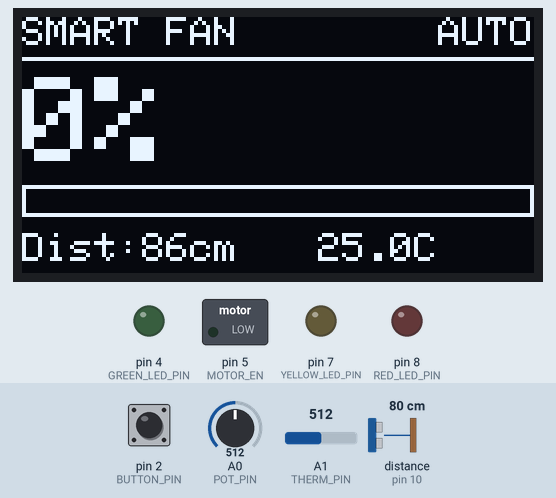
Bench run of a sketch on a simulated Arduino Uno, built with avr-gcc and run on an emulated ATmega328P. Shown: 128×64 one-colour display, switched loads named in the sketch (green lamp = pin HIGH), output pins drawn as LEDs (lit = HIGH). Wiring (inferred from the names in the program): ultrasonic range finder: trigger pin 9; echo pin 10. The test bench sets the inputs (shaded band); at power-on: pin 2 (BUTTON_PIN) HIGH, A1 (THERM_PIN) = 512, A0 (POT_PIN) = 512, distance to the obstacle (sensor on pin 10) 80 cm. The echo pulse lasts 58.3 µs per cm; pins used as bus, display or sensor lines are not drawn; what the sketch prints to the serial monitor is not drawn.

Above: at 3.56 s.
3.6 s: pin 2 (BUTTON_PIN) pulled LOW for 0.15 s
At 4.7 s:
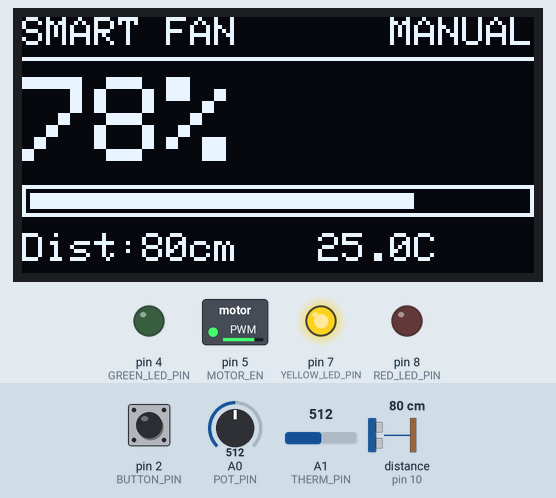
5.7 s: A1 (THERM_PIN) set to 0
At 6.9 s:
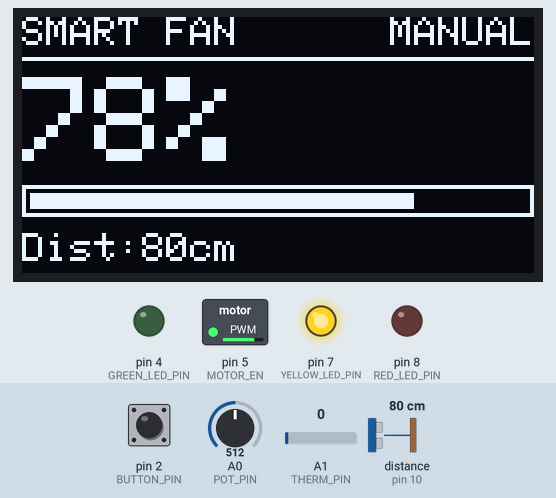
7.2 s: A0 (POT_PIN) set to 772
At 7.8 s:
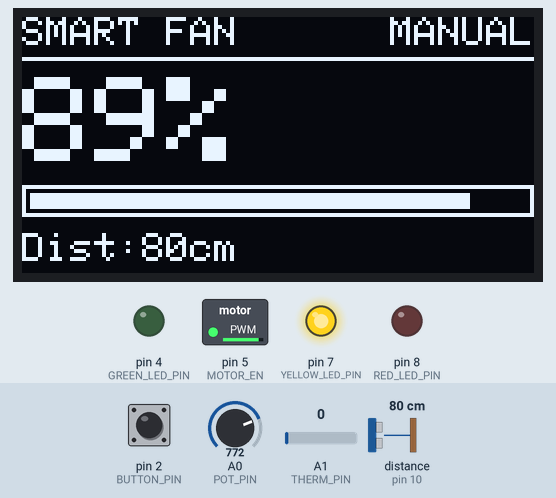
8.9 s: A0 (POT_PIN) set to 796
At 10.0 s:
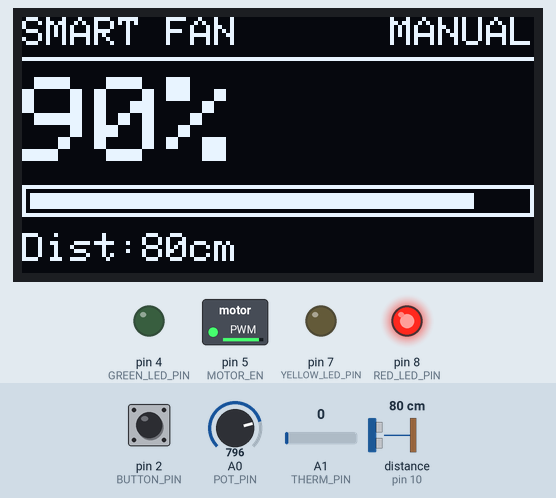
10.5 s: pin 2 (BUTTON_PIN) pulled LOW for 1 s
At 11.7 s:
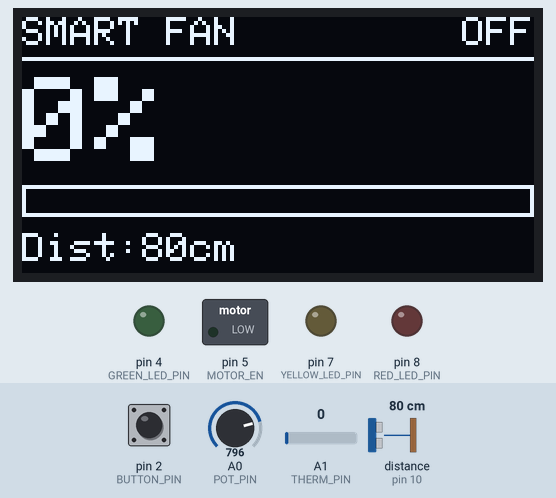
13.0 s: pin 2 (BUTTON_PIN) pulled LOW for 0.15 s
At 13.8 s:
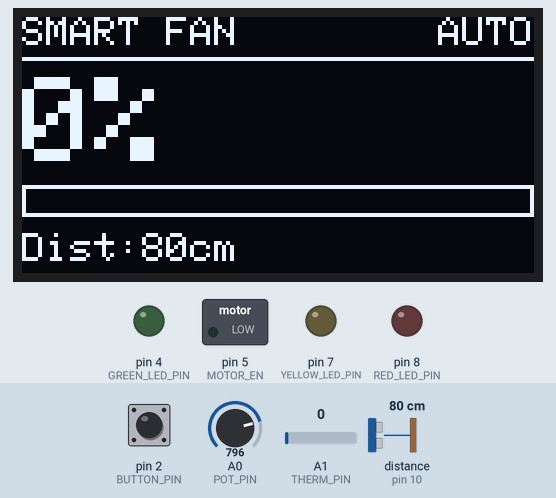
Timing chart, 0 to 15.6 s (numbered marks = the images above; inputs shaded):
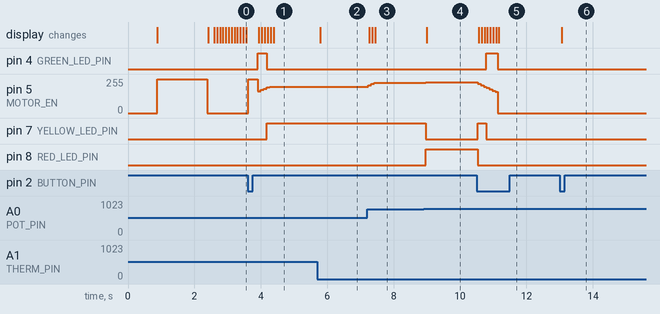

Measured:
- the behaviour switches between 787 and 788 on A0 (POT_PIN) (found by bisection; images 3 and 4)
- after the input at 3.6 s, pin 4 (GREEN_LED_PIN): LOW → HIGH after 0.31 s, → LOW 0.26 s later; pin 7 (YELLOW_LED_PIN): LOW → HIGH after 0.58 s; the display: first changes after 0.35 s (image 1 shows a later state)
- after the input at 5.7 s, the display: changes after 0.09 s (image 2)
- after the input at 7.2 s, pin 5 (MOTOR_EN): 198/255 → 209/255 at once, → 219/255 0.09 s later, → 226/255 0.09 s later; the display: first changes after 0.07 s (image 3 shows a later state)
- after the input at 8.9 s, pin 5 (MOTOR_EN): 226/255 → 229/255 after 0.07 s; pin 7 (YELLOW_LED_PIN): HIGH → LOW after 0.07 s; pin 8 (RED_LED_PIN): LOW → HIGH after 0.07 s; the display: changes after 0.10 s (image 4)
- after the input at 10.5 s, pin 4 (GREEN_LED_PIN): LOW → HIGH after 0.29 s, → LOW 0.34 s later; pin 5 (MOTOR_EN): moves from 229/255 to 0/255 over 0.60 s, starting at once; pin 7 (YELLOW_LED_PIN): LOW → HIGH at once, → LOW 0.26 s later; pin 8 (RED_LED_PIN): HIGH → LOW at once; the display: first changes after 0.07 s (image 5 shows a later state)
- after the input at 13.0 s, the display: changes after 0.06 s (image 6)

The sketch:

smart_fan_TJ.ino
```cpp
// Smart Auto-Fan with Proximity and Speed Control
// Board: Arduino UNO R4 WiFi
//
// Modes (press the button to cycle):
//   OFF    - fan stopped
//   AUTO   - fan turns on when someone is within range and spins faster the closer they get
//            (optional: also speeds up when the room is warm, if the thermistor is connected)
//   MANUAL - fan speed set by the potentiometer
//
// Power: the power module (both jumpers on 5V, 9V battery) feeds BOTH breadboard rails.
//        The Arduino runs from USB and shares only GND with the breadboard.
//        Do NOT connect the Arduino's 5V pin to the rails.
//
// Wiring summary (see the wiring guide for exact holes):
//   Ultrasonic HC-SR04 : VCC/GND to top rails, TRIG D9, ECHO D10
//   OLED SSD1306 (I2C) : VCC/GND to top rails, SDA, SCL
//   Button             : D2 to one leg, diagonal leg to GND (uses internal pull-up)
//   Potentiometer      : middle pin A0, outer pins to top + and top - rails
//   LEDs (each with 220 ohm resistor): green D4, yellow D7, red D8
//   L293D motor driver : pin 1 (EN) D5 for PWM speed,
//                        pin 2 (IN1) tied to + rail and pin 7 (IN2) tied to - rail (fixed direction),
//                        pins 3 and 6 to the motor, pins 8 and 16 to + rails, pins 4 and 13 to GND
//   Thermistor: top + rail (40a) -> 10k resistor 40c-37c -> column 37 (A1) -> thermistor 37d-34d -> top - rail (34a)

#include <Wire.h>
#include <Adafruit_GFX.h>
#include <Adafruit_SSD1306.h>

// ---------- Pins ----------
const int TRIG_PIN = 9;
const int ECHO_PIN = 10;
const int BUTTON_PIN = 2;
const int POT_PIN = A0;
const int THERM_PIN = A1;
const int MOTOR_EN = 5;  // L293D pin 1, PWM speed control
// L293D pins 2 and 7 (direction) are wired straight to the rails, so no Arduino pins are needed
const int GREEN_LED_PIN = 4;
const int YELLOW_LED_PIN = 7;
const int RED_LED_PIN = 8;

// ---------- Settings you can tune ----------
const bool USE_THERMISTOR = true;  // set to false if the thermistor is not wired to A1
const float NEAR_CM = 15.0;        // at or closer than this: full speed
const float FAR_CM = 60.0;         // someone closer than this turns the fan on
const float OFF_CM = 70.0;         // fan turns off only after they move past this (prevents flickering)
const int MIN_RUN_PCT = 60;        // below this the motor stalls (the L293D eats ~1.5 V); raise it if the fan hums but won't spin
const float TEMP_START_C = 26.0;   // AUTO mode: fan starts helping above this temperature
const int RAMP_STEP_PCT = 4;       // how fast speed changes per loop (smooth ramping)

// ---------- Display ----------
Adafruit_SSD1306 oled(128, 64, &Wire, -1);

// ---------- State ----------
enum Mode { MODE_OFF,
            MODE_AUTO,
            MODE_MANUAL };
Mode mode = MODE_AUTO;
const char* modeNames[] = { "OFF", "AUTO", "MANUAL" };

float distanceCm = 999;  // smoothed distance
float tempC = NAN;
int targetPct = 0;   // speed we want
int currentPct = 0;  // speed the motor is actually at (ramps toward target)
bool autoRunning = false;

int lastButton = HIGH;
unsigned long lastPressMs = 0;

// ---------- Sensors ----------

// One ultrasonic reading in cm, or -1 if no echo came back (nothing in range)
float readDistanceOnce() {
  digitalWrite(TRIG_PIN, LOW);
  delayMicroseconds(2);
  digitalWrite(TRIG_PIN, HIGH);
  delayMicroseconds(10);
  digitalWrite(TRIG_PIN, LOW);
  unsigned long echoUs = pulseIn(ECHO_PIN, HIGH, 30000UL);  // 30 ms timeout (~5 m)
  if (echoUs == 0) return -1;
  return echoUs * 0.0343 / 2.0;  // speed of sound 343 m/s, there and back
}

void updateDistance() {
  float d = readDistanceOnce();
  if (d < 0 || d > 400) d = 400;            // treat "no echo" as far away
  distanceCm = 0.7 * distanceCm + 0.3 * d;  // smooth out jumpy readings
}

// Thermistor: 10k NTC, Beta 3950, wired 5V -> 10k -> A1 -> thermistor -> GND
void updateTemperature() {
  if (!USE_THERMISTOR) return;
  int adc = analogRead(THERM_PIN);
  if (adc <= 0 || adc >= 1023) {
    tempC = NAN;
    return;
  }  // not connected
  float rTherm = 10000.0 * adc / (1023.0 - adc);
  float kelvin = 1.0 / (1.0 / 298.15 + log(rTherm / 10000.0) / 3950.0);
  tempC = kelvin - 273.15;
}

// ---------- Speed logic ----------

int autoSpeed() {
  // Turn on when someone comes within FAR_CM, off only once they pass OFF_CM
  if (!autoRunning && distanceCm <= FAR_CM) autoRunning = true;
  if (autoRunning && distanceCm > OFF_CM) autoRunning = false;

  int speed = 0;
  if (autoRunning) {
    if (distanceCm <= NEAR_CM) {
      speed = 100;
    } else {
      float closeness = (FAR_CM - distanceCm) / (FAR_CM - NEAR_CM);  // 0 = far, 1 = near
      if (closeness < 0) closeness = 0;
      speed = MIN_RUN_PCT + closeness * (100 - MIN_RUN_PCT);
    }
  }

  // Optional: warm room keeps the fan running even with nobody near
  if (USE_THERMISTOR && !isnan(tempC) && tempC > TEMP_START_C) {
    int tempSpeed = MIN_RUN_PCT + (tempC - TEMP_START_C) * 15;  // +15% per degree
    if (tempSpeed > 100) tempSpeed = 100;
    if (tempSpeed > speed) speed = tempSpeed;
  }
  return speed;
}

int manualSpeed() {
  int pct = map(analogRead(POT_PIN), 0, 1023, 0, 100);
  if (pct < 5) return 0;  // small dead zone at the bottom = off
  return map(pct, 5, 100, MIN_RUN_PCT, 100);
}

// ---------- Motor ----------

void driveMotor() {
  if (targetPct > 0 && currentPct == 0) {
    // Kick-start: a short full-power burst gets the motor past its starting friction
    analogWrite(MOTOR_EN, 255);
    delay(300);
    currentPct = MIN_RUN_PCT;
  }

  // Ramp smoothly toward the target instead of jumping
  if (targetPct > currentPct) {
    currentPct = min(targetPct, currentPct + RAMP_STEP_PCT);
  } else if (targetPct < currentPct) {
    currentPct = max(targetPct, currentPct - RAMP_STEP_PCT);
    if (targetPct == 0 && currentPct < MIN_RUN_PCT) currentPct = 0;  // below this it would just hum
  }

  analogWrite(MOTOR_EN, map(currentPct, 0, 100, 0, 255));
}

// ---------- Outputs ----------

void updateLeds() {
  // Bands start at MIN_RUN_PCT (60%), the slowest speed the motor actually runs at
  digitalWrite(GREEN_LED_PIN, currentPct > 0 && currentPct < 75);
  digitalWrite(YELLOW_LED_PIN, currentPct >= 75 && currentPct < 90);
  digitalWrite(RED_LED_PIN, currentPct >= 90);
}

void updateDisplay() {
  oled.clearDisplay();
  oled.setTextColor(WHITE);

  // Header
  oled.setTextSize(1);
  oled.setCursor(0, 0);
  oled.print("SMART FAN");
  oled.setCursor(128 - 6 * strlen(modeNames[mode]), 0);
  oled.print(modeNames[mode]);
  oled.drawLine(0, 10, 127, 10, WHITE);

  // Big speed number
  oled.setTextSize(3);
  oled.setCursor(0, 15);
  oled.print(currentPct);
  oled.print("%");

  // Speed bar
  oled.drawRect(0, 42, 128, 8, WHITE);
  oled.fillRect(2, 44, currentPct * 124 / 100, 4, WHITE);

  // Distance and temperature
  oled.setTextSize(1);
  oled.setCursor(0, 54);
  oled.print("Dist:");
  if (distanceCm >= 399) oled.print(" --");
  else {
    oled.print(distanceCm, 0);
    oled.print("cm");
  }
  if (USE_THERMISTOR && !isnan(tempC)) {
    oled.setCursor(74, 54);
    oled.print(tempC, 1);
    oled.print("C");
  }
  oled.display();
}

// ---------- Setup and loop ----------

void setup() {
  Serial.begin(9600);

  pinMode(TRIG_PIN, OUTPUT);
  pinMode(ECHO_PIN, INPUT);
  pinMode(BUTTON_PIN, INPUT_PULLUP);
  pinMode(MOTOR_EN, OUTPUT);
  pinMode(GREEN_LED_PIN, OUTPUT);
  pinMode(YELLOW_LED_PIN, OUTPUT);
  pinMode(RED_LED_PIN, OUTPUT);

  // Spin direction is fixed by the wiring (swap the two motor wires to reverse the fan)
  analogWrite(MOTOR_EN, 0);

  if (!oled.begin(SSD1306_SWITCHCAPVCC, 0x3C)) {
    Serial.println("OLED not found at 0x3C - check SDA, SCL, VCC, GND");
  } else {
    Serial.println("OLED found");
  }
  oled.clearDisplay();
  oled.setTextSize(1);
  oled.setTextColor(WHITE);
  oled.setCursor(20, 28);
  oled.print("Smart Fan ready");
  oled.display();
  delay(800);

  // Motor self-test: full speed for 1.5 s at power-up.
  // If the fan does not spin here, the problem is wiring or power, not the sensor logic.
  oled.clearDisplay();
  oled.setCursor(22, 28);
  oled.print("Motor test...");
  oled.display();
  Serial.println("Motor self-test: full speed for 1.5 s");
  analogWrite(MOTOR_EN, 255);
  delay(1500);
  analogWrite(MOTOR_EN, 0);
}

void loop() {
  // Button: one press = next mode (200 ms debounce)
  int b = digitalRead(BUTTON_PIN);
  if (b == LOW && lastButton == HIGH && millis() - lastPressMs > 200) {
    lastPressMs = millis();
    mode = (Mode)((mode + 1) % 3);
    autoRunning = false;
  }
  lastButton = b;

  updateDistance();
  updateTemperature();

  if (mode == MODE_OFF) targetPct = 0;
  else if (mode == MODE_AUTO) targetPct = autoSpeed();
  else targetPct = manualSpeed();

  driveMotor();
  updateLeds();
  updateDisplay();

  // Open Tools > Serial Plotter to watch these live
  Serial.print("distance_cm:");
  Serial.print(distanceCm, 1);
  Serial.print(" target_pct:");
  Serial.print(targetPct);
  Serial.print(" speed_pct:");
  Serial.print(currentPct);
  Serial.print(" pwm:");
  Serial.println(map(currentPct, 0, 100, 0, 255));

  delay(50);
}
```
